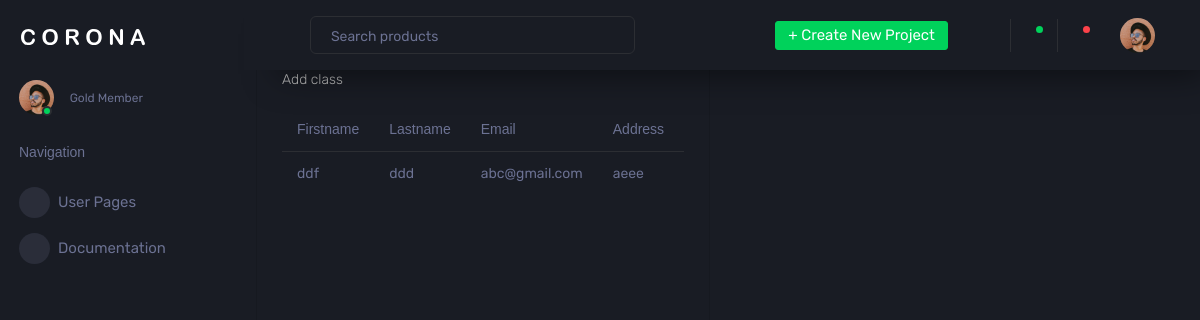
/Myapp/displaycontact/, run on the app's committed database.
### Myapp/models.py (models this page shows)
class contactdb(models.Model):
    Firstname = models.CharField(max_length=100,null=True,blank=True)
    Lastname = models.CharField(max_length=100,null=True,blank=True)
    Email = models.EmailField(max_length=100,null=True,blank=True)
    Address = models.EmailField(max_length=100,null=True,blank=True)
    City = models.EmailField(max_length=100,null=True,blank=True)
    Zipcode = models.IntegerField(null=True,blank=True)
    Mobile = models.IntegerField(null=True,blank=True)

### Myapp/views.py (the view)
# urls.py: path('displaycontact/',views.displaycontact,name='displaycontact'),
def displaycontact(request):
    disp =contactdb.objects.all()
    return render(request,"displaycontact.html",{'disp':disp})

### Myapp/Templates/displaycontact.html (shortened to what this page needs)
<!DOCTYPE html>
{% extends 'indexx.html' %}
{% block content %}
<html lang="en">
<head>
</head>
<body>
<div class="col-lg-6 grid-margin stretch-card">
                <div class="card">
                  <div class="card-body">
                    <h4 class="card-title">Basic Table</h4>
                    <p class="card-description"> Add class <code></code>
                    </p>
                    <div class="table-responsive">
                      <table class="table">
                        <thead>
                          <tr>
                            <th>Firstname</th>
                            <th>Lastname</th>
                            <th>Email</th>
                            <th>Address</th>
                            <th>City</th>
                          </tr>
                          {% for i in disp %}
                        <tr>
                          <td>{{i.Firstname}}</td>
                          <td>{{i.Lastname}}</td>
                          <td>{{i.Email}}</td>
                          <td>{{i.Address}}</td>
                          <td>{{i.City}}</td>
                          {% endfor %}
                        </tr>
                        </thead>
                      </table>
                    </div>
                  </div>
                </div>
              </div>
</body>
</html>
{% endblock %}

### data on the page
contactdb: Firstname "ddf", Lastname "ddd", Email "abc@gmail.com", Address "aeee"
